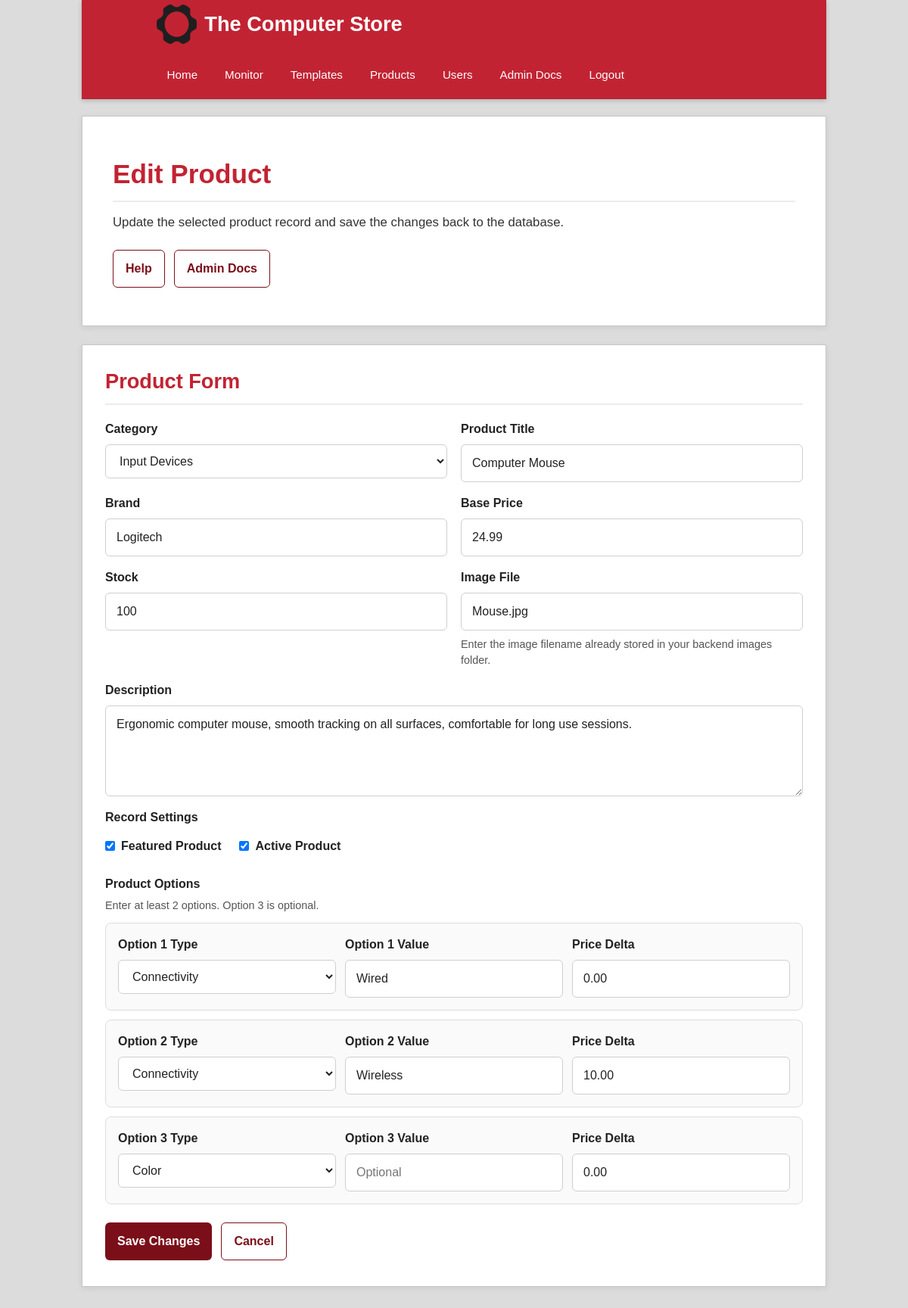
The page /backend/admin/product-form.php?id=3 (signed in) on the database as committed earlier.
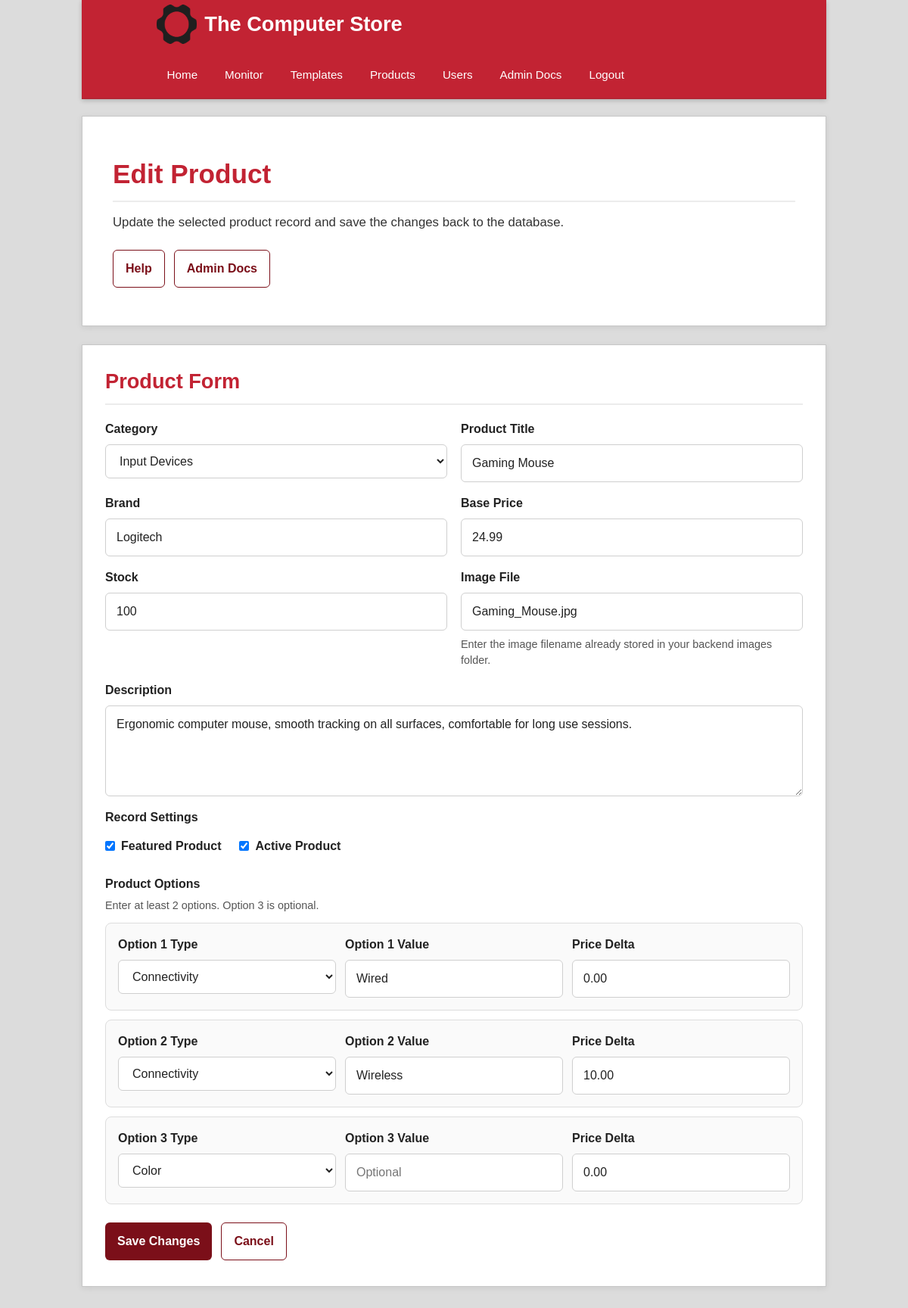
The same page on the database as committed later.
### tables this page shows
CREATE TABLE IF NOT EXISTS products (
    id              INT AUTO_INCREMENT PRIMARY KEY,
    category_id     INT NOT NULL,
    title           VARCHAR(200) NOT NULL,
    brand           VARCHAR(150) NOT NULL,
    description     TEXT,
    base_price      DECIMAL(8,2) NOT NULL,
    stock           INT NOT NULL DEFAULT 0,
    image_file      VARCHAR(255),
    is_featured     TINYINT(1) DEFAULT 0,
    is_active       TINYINT(1) DEFAULT 1,
    created_at      TIMESTAMP DEFAULT CURRENT_TIMESTAMP,
    FOREIGN KEY (category_id) REFERENCES categories(id) ON DELETE CASCADE
);

CREATE TABLE IF NOT EXISTS categories (
    id          INT AUTO_INCREMENT PRIMARY KEY,
    name        VARCHAR(100) NOT NULL,
    slug        VARCHAR(100) NOT NULL UNIQUE,
    description TEXT,
    created_at  TIMESTAMP DEFAULT CURRENT_TIMESTAMP
);

### backend/config.php (called while the page is built, shortened)
<?php
function get_db(): PDO
{
    static $pdo = null;
    if ($pdo === null) {
        $dsn = 'mysql:host=' . DB_HOST . ';dbname=' . DB_NAME . ';charset=utf8mb4';
        $options = [
            PDO::ATTR_ERRMODE => PDO::ERRMODE_EXCEPTION,
            PDO::ATTR_DEFAULT_FETCH_MODE => PDO::FETCH_ASSOC,
            PDO::ATTR_EMULATE_PREPARES => false,
        ];
        $pdo = new PDO($dsn, DB_USER, DB_PASS, $options);
    }
    return $pdo;
}
function get_allowed_themes(): array
{
    return ['light', 'dark', 'holiday'];
}
function normalize_theme(string $theme): string
{
    return in_array($theme, get_allowed_themes(), true) ? $theme : 'light';
}
function get_active_theme(): string
{
    try {
        $pdo = get_db();
        $stmt = $pdo->query("
            SELECT setting_value
            FROM site_settings
            WHERE setting_key = 'active_theme'
            LIMIT 1
        ");
        $row = $stmt->fetch();
        return normalize_theme($row ? (string) $row['setting_value'] : 'light');
    } catch (PDOException $e) {
        return 'light';
    }
}
function h($str): string
{
    return htmlspecialchars((string) $str, ENT_QUOTES | ENT_SUBSTITUTE, 'UTF-8');
}

### backend/admin/product-form.php (the view, shortened to what the changed rows need)
<?php
require_once __DIR__ . '/../config.php';
$theme = get_active_theme();
$product = [
    'id' => 0,
    'category_id' => '',
    'title' => '',
    'brand' => '',
    'description' => '',
    'base_price' => '',
    'stock' => '',
    'image_file' => '',
    'is_featured' => 0,
    'is_active' => 1,
];
$errors = [];
$is_edit = false;
try {
    $pdo = get_db();
    $categories = $pdo->query('SELECT id, name FROM categories ORDER BY name ASC')->fetchAll();
} catch (PDOException $e) {
    $categories = [];
    $errors[] = 'Unable to load categories: ' . $e->getMessage();
}
if ($_SERVER['REQUEST_METHOD'] === 'GET' && isset($_GET['id'])) {
    $product_id = (int) $_GET['id'];
    if ($product_id > 0) {
        try {
            $pdo = get_db();
            $stmt = $pdo->prepare("
                SELECT
                    id,
                    category_id,
                    title,
                    brand,
                    description,
                    base_price,
                    stock,
                    image_file,
                    is_featured,
                    is_active
                FROM products
                WHERE id = :id
                LIMIT 1
            ");
            $stmt->execute([':id' => $product_id]);
            $row = $stmt->fetch();
            if ($row) {
                $product = $row;
                $is_edit = true;
            } else {
                $errors[] = 'Product not found.';
            }
        } catch (PDOException $e) {
            $errors[] = 'Unable to load product: ' . $e->getMessage();
        }
    }
}
$page_title = $is_edit ? 'Edit Product' : 'Add Product';
?>
<!DOCTYPE html>
<html lang="en">
<head>
    <link rel="stylesheet" href="../../styles/<?= h($theme) ?>.css">
    <link rel="stylesheet" href="../../styles/admin-products.css">
</head>
<body class="theme-<?= h($theme) ?>">
<main>
    <div class="containerIntro">
        <div class="introText">
            <h1><?= h($page_title) ?></h1>
        </div>
    </div>
    <div class="featured">
        <h1>Product Form</h1>
        <form method="POST" action="product-form.php<?= $is_edit ? '?id=' . (int) $product['id'] : '' ?>">
            <div class="formGrid">
                <div class="formField">
                    <label for="category_id">Category</label>
                    <select name="category_id" id="category_id" class="adminSelect" required>
                        <?php foreach ($categories as $category): ?>
                            <option value="<?= (int) $category['id'] ?>" <?= (string) $product['category_id'] === (string) $category['id'] ? 'selected' : '' ?>>
                                <?= h($category['name']) ?>
                            </option>
                        <?php endforeach; ?>
                    </select>
                </div>
                <div class="formField">
                    <label for="title">Product Title</label>
                    <input type="text" name="title" id="title" class="adminInput" value="<?= h($product['title']) ?>" required>
                </div>
                <div class="formField">
                    <label for="brand">Brand</label>
                    <input type="text" name="brand" id="brand" class="adminInput" value="<?= h($product['brand']) ?>" required>
                </div>
                <div class="formField">
                    <label for="base_price">Base Price</label>
                    <input type="number" name="base_price" id="base_price" class="adminInput" min="0" step="0.01" value="<?= h((string) $product['base_price']) ?>" required>
                </div>
                <div class="formField">
                    <label for="stock">Stock</label>
                    <input type="number" name="stock" id="stock" class="adminInput" min="0" step="1" value="<?= h((string) $product['stock']) ?>" required>
                </div>
                <div class="formField">
                    <label for="image_file">Image File</label>
                    <input type="text" name="image_file" id="image_file" class="adminInput" value="<?= h($product['image_file']) ?>" placeholder="example.jpg">
                    <div class="formNote">Enter the image filename already stored in your backend images folder.</div>
                </div>
                <div class="formField full">
                    <label for="description">Description</label>
                    <textarea name="description" id="description" class="adminTextarea"><?= h($product['description']) ?></textarea>
                </div>
                <div class="formField full">
                    <div class="checkboxRow">
                        <label class="checkboxItem">
                            <input type="checkbox" name="is_featured" value="1" <?= (int) $product['is_featured'] === 1 ? 'checked' : '' ?>>
                            Featured Product
                        </label>
                        <label class="checkboxItem">
                            <input type="checkbox" name="is_active" value="1" <?= (int) $product['is_active'] === 1 ? 'checked' : '' ?>>
                            Active Product
                        </label>
                    </div>
                </div>
            </div>
            <div class="optionSection">
                <h2 class="optionTitle">Product Options</h2>
            </div>
        </form>
    </div>
</main>
</body>
</html>

Rows that differ between the two databases and show on the page:
changed products "Logitech": title "Computer Mouse" → "Gaming Mouse"; image_file "Mouse.jpg" → "Gaming_Mouse.jpg"
